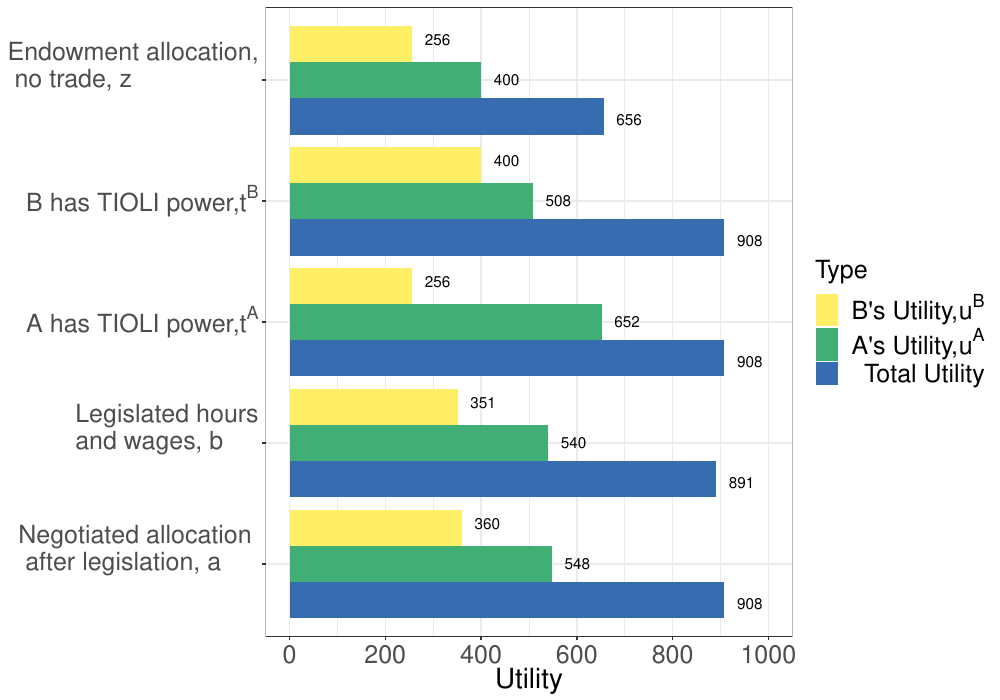

This chart was generated by the following R code:
library(tidyverse)
ua <- c(400, 652, 508, 540, 548)
ub <- c(256, 256, 400, 351, 360)
point <- c("z", "ta", "tb", "b", "a")
totalu <- c(656, 908, 908, 891, 908)
df <- tibble(point, ua, ub, totalu)
dfnar <- 
  df %>% 
  gather(type, Utility, -point) %>% 
  arrange(point)
xaxislabs <- c("a",  "b",  expression(paste(t^A)), expression(paste(t^B)), "z")
x1 <- c("Endowment allocation,\n no trade, z")
x2 <- c(expression(paste("A has TIOLI power, ", t^A)))
x3 <- c(expression(paste("B has TIOLI power, ", t^B)))
x5 <- c("Negotiated allocation \n after legislation, a")
dfplot <-
  dfnar %>%
  mutate(point = factor(point, levels = c("z", "ta", "tb", "b", "a")),
         type = factor(type, levels = c("ub","ua", "totalu")))

plot1 <- dfnar %>% 
  ggplot(aes(x = point, y = Utility)) +
  geom_bar(aes(group = type, fill = type), stat = "identity", position = position_dodge()) + 
  #geom_text(aes(x=point,y=Utility,label=Utility),vjust=90) + 
  #geom_text(aes(x = point, y = Utility, label = Utility)) +
  #scale_x_discrete(labels = xaxislabs) + 
  scale_x_discrete(labels=c("z" = x1, "ta" = x2,
                            "tb" = x3, "b" = "Legislated hours and \n wages, b", "a" = x5)) +
  scale_y_continuous(breaks = seq(0,1000,200),
                   labels = seq(0,1000,200),
                   limits = c(0,1000)) +
  scale_fill_manual(values=c("#386cb0","#41AE76","#FFEF66"), 
                    name = "Type",
                    breaks = c("ub", "ua", "totalu"), 
                    labels = c(expression(paste("B's Utility, ", u^B)), expression(paste("A's Utility, ", u^A)), paste("Total Utility")))+
  #xlab("Point in the Edgeworth Box") + 
  theme_bw() +
  theme(legend.position = "right",
        legend.text.align = 0,
        axis.title = element_text(size = 20),
        axis.title.y = element_blank(),
        axis.text.y = element_text(size = 18),
        #legend.title = element_text(size = 16),
        legend.text = element_text(size = 18),
        legend.title = element_text(size = 18),
        axis.text.x  = element_text(vjust = 0.5, size = 18)) + 
  geom_text(
    aes(x = point, y = Utility, label = Utility, group = type), 
    hjust = -0.5, size = 4,
    position = position_dodge(width = 1),
    inherit.aes = TRUE
  ) + 
  coord_flip() 
plot1 



ggsave("property/unions_bargraph.pdf", plot1, width = 10, height = 7)

# scale_fill_discrete(name = "", 
#                     breaks = c("ua", "ub", "totalu"), 
#                     labels = c(expression(paste("A's Utility, ", u^A)), expression(paste("B's Utility, ",u^B), "Total Utility"))
# ) +
#   scale_color_discrete(name = "", 
#                        breaks = c("ua", "ub", "totalu"), 
#                        labels = c(expression(paste("A's Utility, ", u^A)), expression(paste("B's Utility, ",u^B), "Total Utility"))
#   ) +
